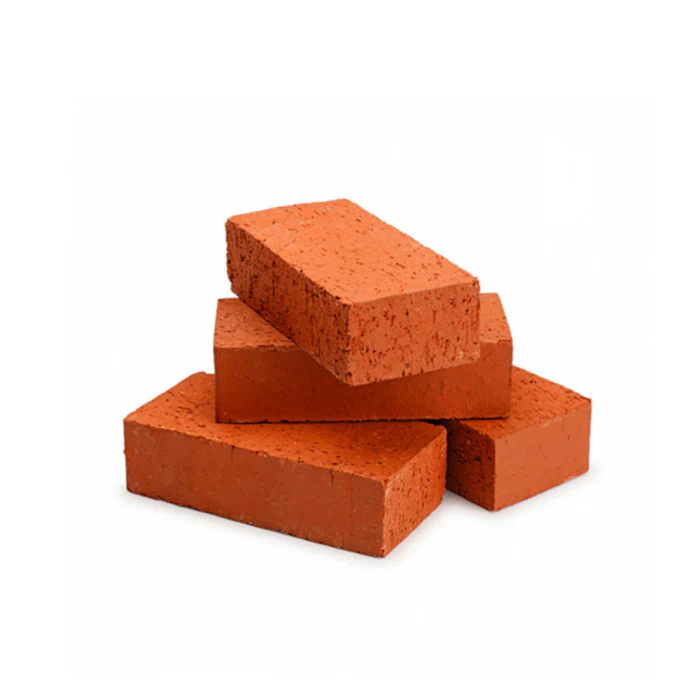
#> input picture Probabildad/imagen.png, 700 x 700 px
$ python '051_Probabilidad_Pract51_Etiquetados de Líneas_V0_21310181.py'
#> lines starting #> are read from the running program, lines starting #| are printed output that depends on the picture; after the words box and inside, x2 and y2 are one past the last pixel; in counts of white or black regions, pixels touching at a corner belong together
#Paulo Enrique Muñoz Razón    21310181_E1      2 de Mayo del 2024
#Inteligencia artificial
#Probabilidad (Incertidumbre)

#Probabilidad-Etiquetados de Líneas
#!/usr/bin/env python
# -*- coding: cp1252 -*-
# -*- coding: 850 -*-
# -*- coding: utf-8 -*-ç

import cv2
import numpy as np

# Cargar la imagen
image = cv2.imread('imagen.png', cv2.IMREAD_GRAYSCALE)
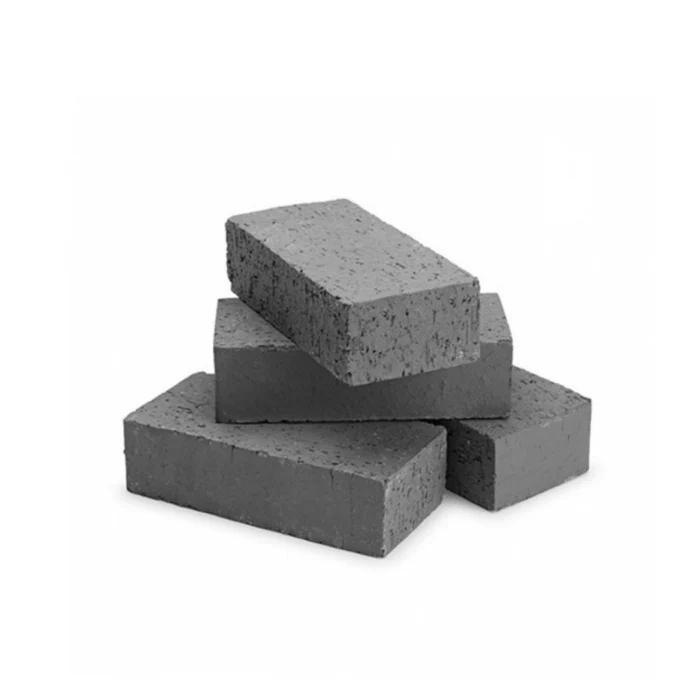
#> image: shape (700, 700); min 1, max 255, mean 220.9

# Aplicar umbralización para obtener una imagen binaria
_, binary_image = cv2.threshold(image, 128, 255, cv2.THRESH_BINARY_INV)
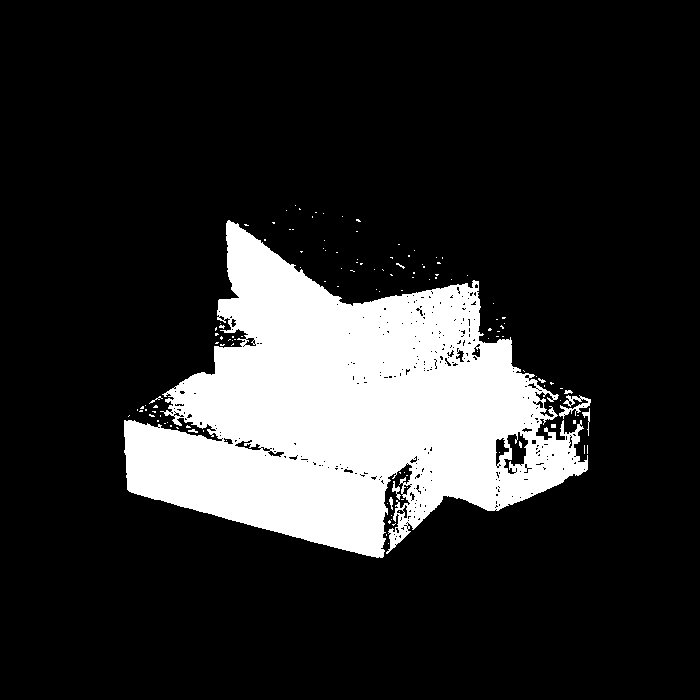
#> binary_image: shape (700, 700); 17.1% white; 127 white regions (117 under 20 px)

# Encontrar contornos en la imagen binaria
contours, _ = cv2.findContours(binary_image, cv2.RETR_EXTERNAL, cv2.CHAIN_APPROX_SIMPLE)
#> contours = 121 contours, 117 with area under 20; largest, box (x1, y1, x2, y2) and area: (124, 220, 588, 558) 83686, (559, 395, 591, 419) 198, (392, 481, 401, 500) 40, (582, 408, 590, 436) 28

# Dibujar contornos en la imagen original
output_image = cv2.cvtColor(image, cv2.COLOR_GRAY2BGR)
for contour in contours:
    cv2.drawContours(output_image, [contour], -1, (0, 255, 0), 2)
#> this loop made 121 passes
#> contour on passes 1, 2, 3, 5, 6, 7, 8, 11, 12, 13, 14, 15: [[388, 543]], [[386, 534], [386, 535]], [[395, 523], [394, 524], [392, 524], [393, 525]], [[391, 519]], [[391, 515]], [[387, 503]], [[401, 499], [403, 499]], [[406, 475], [407, 475]], [[404, 472]], [[399, 472], [400, 473], [400, 472]], [[587, 445], [587, 453]], [[584, 445], [584, 453]]
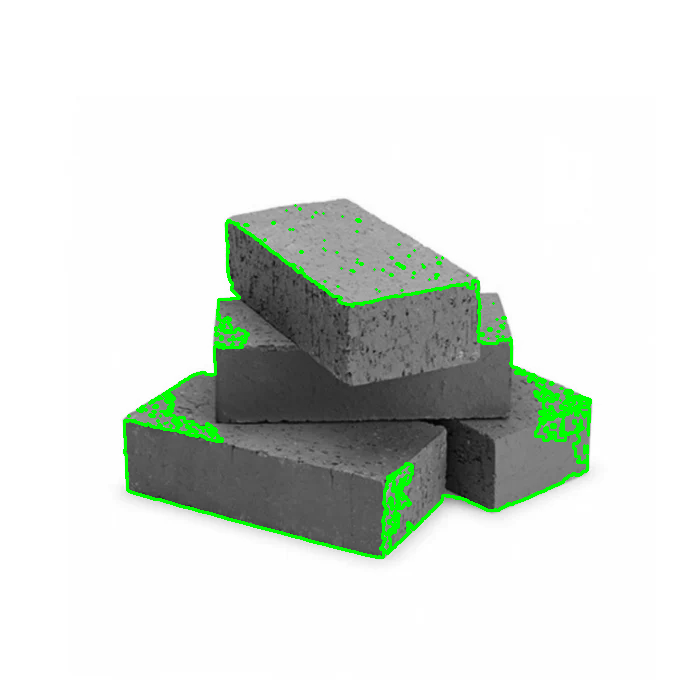
#> output_image: shape (700, 700, 3); mean B, G, R 218.2, 223.7, 218.2

# Mostrar la imagen con los contornos dibujados
cv2.imshow('Lineas Etiquetadas', output_image)
cv2.waitKey(0)
cv2.destroyAllWindows()
